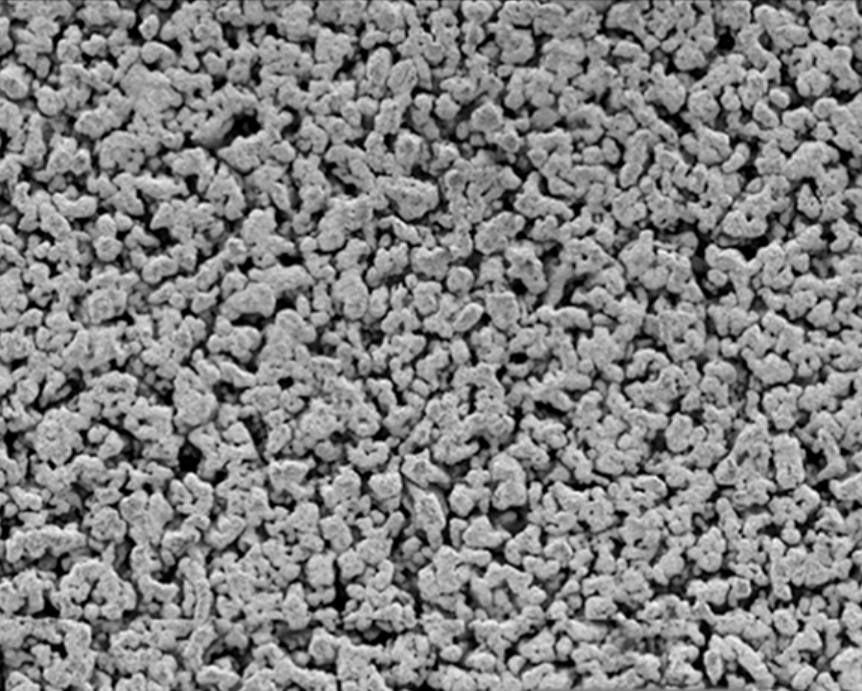
#> input picture data/ThickTiSinter_41p_270t_500mm.png, 862 x 691 px
$ python video.py
#> lines starting #> are read from the running program, lines starting #| are printed output that depends on the picture
### lens1.py
import numpy as np
import matplotlib.pyplot as plt
import matplotlib.patches as mpatches
import skimage as sk
from scipy.ndimage import center_of_mass, gaussian_filter, label
import time
import math
from typing import Optional

IMG1_1: np.ndarray = sk.io.imread('data/ThickTiSinter_41p_270t_500mm.png')
#> IMG1_1 is the input picture: shape (691, 862, 4); mean R, G, B, A 129.4, 129.4, 129.4, 255
IMG1_2: np.ndarray = sk.io.imread('data/ThickTiSinter_41p_270t_500mm.png')
IMG2_1: np.ndarray = sk.io.imread('data/ThinTiSinter_52p_40t_100mm.png')
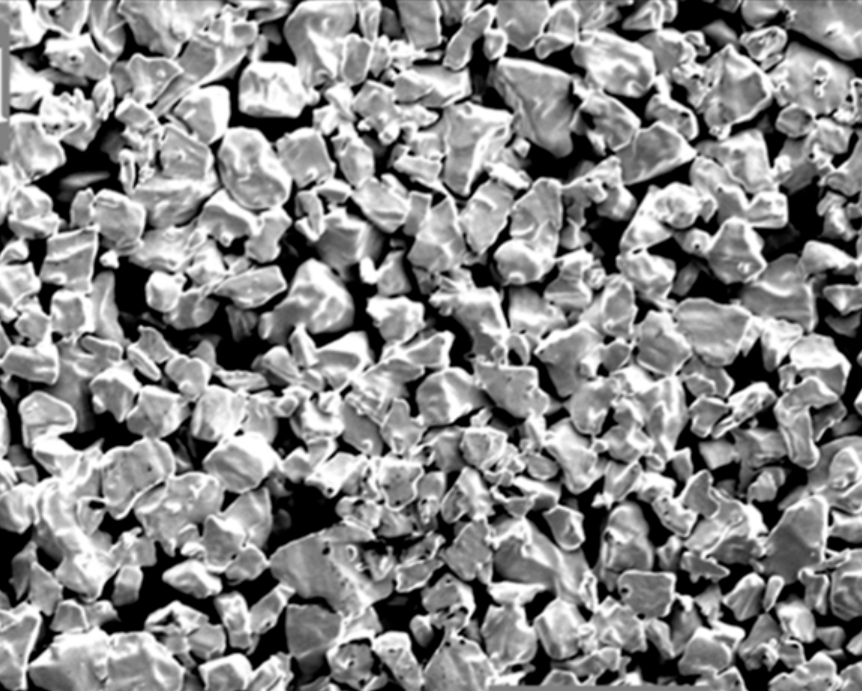
#> input picture data/ThinTiSinter_52p_40t_100mm.png, 862 x 691 px
#> IMG2_1 is the input picture: shape (691, 862, 4); mean R, G, B, A 136.3, 136.3, 136.3, 255
IMG2_2: np.ndarray = sk.io.imread('data/ThinTiSinter_52p_40t_500mm.png')
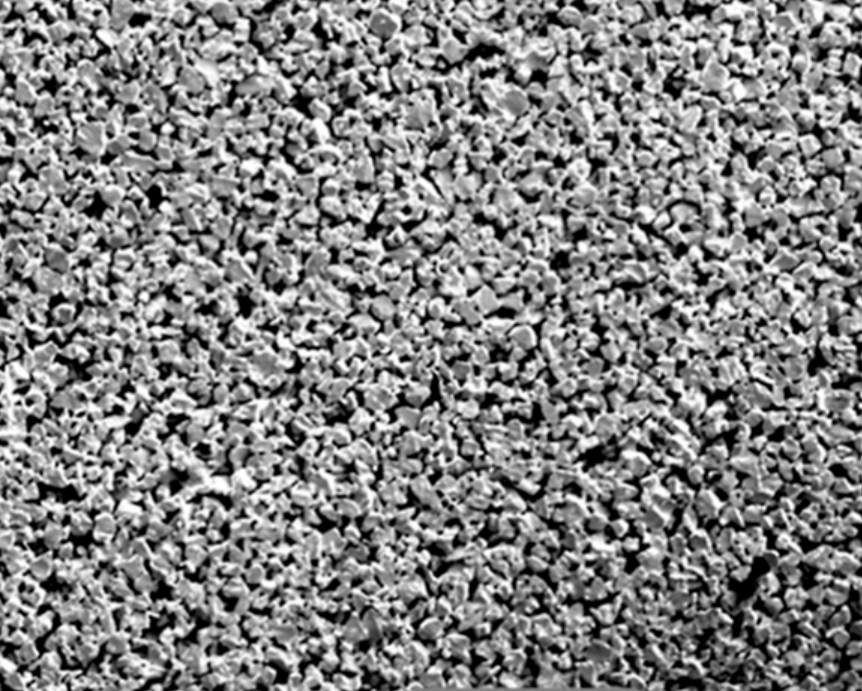
#> input picture data/ThinTiSinter_52p_40t_500mm.png, 862 x 691 px
#> IMG2_2 is the input picture: shape (691, 862, 4); mean R, G, B, A 131, 131, 131, 255
IMG3_1: np.ndarray = sk.io.imread('data/TiFelt_75p_100mm.png')
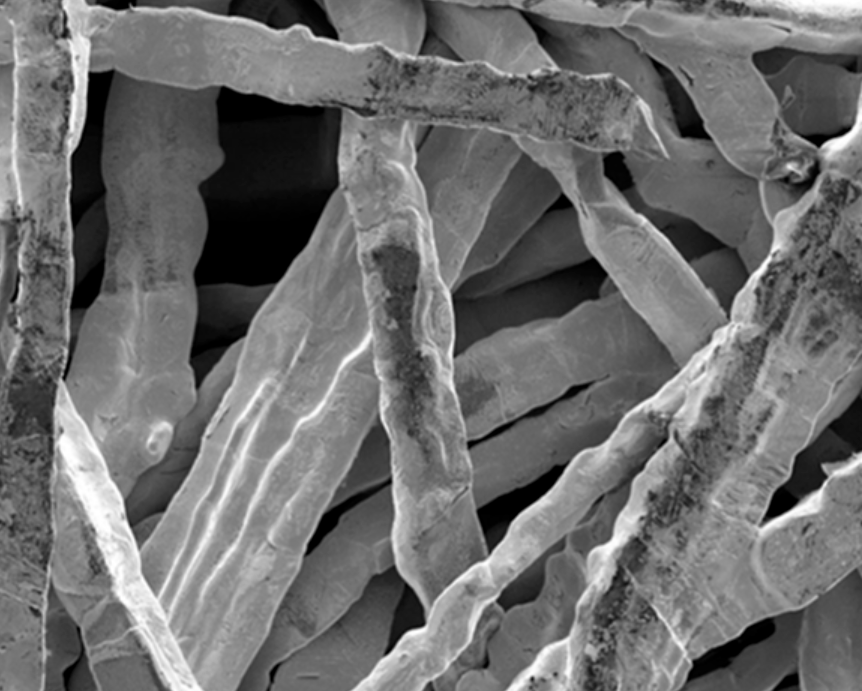
#> input picture data/TiFelt_75p_100mm.png, 862 x 691 px
#> IMG3_1 is the input picture: shape (691, 862, 4); mean R, G, B, A 110.2, 110.2, 110.2, 255
IMG3_2: np.ndarray = sk.io.imread('data/TiFelt_75p_500mm.png')
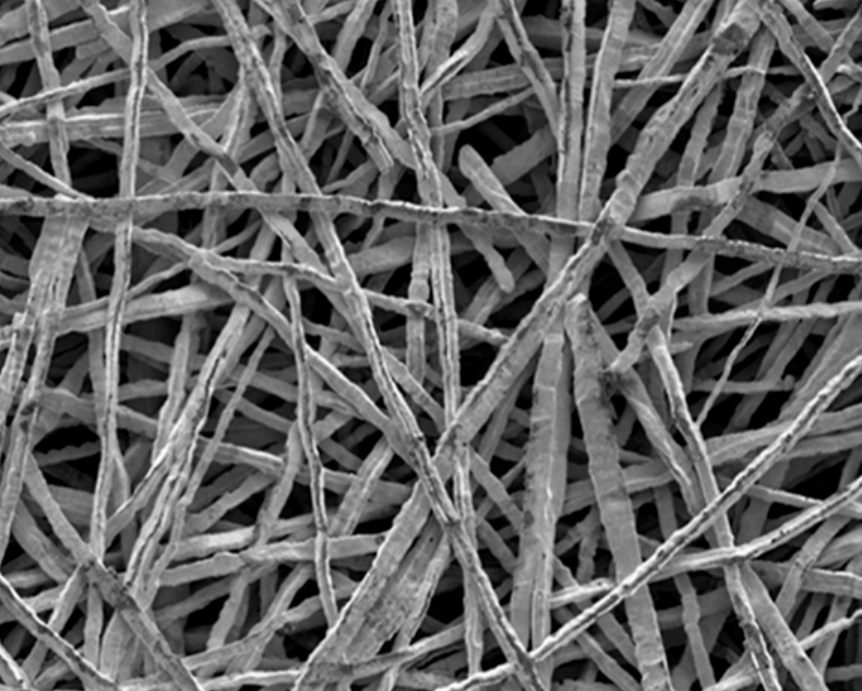
#> input picture data/TiFelt_75p_500mm.png, 862 x 691 px
#> IMG3_2 is the input picture: shape (691, 862, 4); mean R, G, B, A 100.1, 100.1, 100.1, 255

# Part 1: Thresholding methods

# [131 lines left out: functions otsu, multi_otsu, IoU, Dice, not called in this run]

class ptl_ccl:
    """
    Porous Transport Layer's Connected Components Labeling (PTL-CCL)
    """

    regions = []
    labels: Optional[np.ndarray] = None

    # [6 lines left out: function __init__, not called in this run]

    def pores(self) -> list:
        return self.regions

    def eccentricity(self, i: int) -> float:
        return self.regions[i].eccentricity

    def area(self, i: int) -> float:
        return self.regions[i].area

    def perimeter(self, i: int) -> float:
        return self.regions[i].perimeter

    def moments_hu(self, i: int) -> float:
        return self.regions[i].moments_hu

    def compactness(self, i: int) -> float:
        return (4 * math.pi * self.area(i)) / (self.perimeter(i) ** 2)

    # [31 lines left out: functions average_elongation, _render_plot, not called in this run]

    def show(self, max_labels: int = 20) -> None:
        fig, _ = self._render_plot(max_labels=max_labels)
        plt.show()

    # [93 lines left out: functions save, harris_corners, plot_harris_corners, main, not called in this run]


# [2 lines that do not run on import are left out]

### lens1_analysis.py
import openpyxl as op
import numpy as np
import skimage as sk
from pathlib import Path
from typing import Callable
from lens1 import harris_corners, otsu, ptl_ccl
from scipy.stats import pearsonr

# image_id,model_id,slice_index,z_position_um,r_large_um,porosity_target,porosity_actual,is_heterogeneous,K_x,K_y,K_z,tau_x,tau_y,tau_z,D_x,D_y,D_z,lambda_x,lambda_y,lambda_z,sigma_x,sigma_y,sigma_z,local_slice_porosity,slice_spacing_um,image_path

class ptl_dataset:
    xlsx: Path = Path()

    img_ids: list[str] = []
    model_ids: list[str] = []
    slice_idx: list[int] = []
    z_pos_um: list[int] = []
    r_lg_um: list[int] = []
    porosity_target: list[float] = []
    porosity_actual: list[float] = []
    is_heterogenous: list[bool] = []
    K_x: list[float] = []
    K_y: list[float] = []
    K_z: list[float] = []
    tau_x: list[float] = []
    tau_y: list[float] = []
    tau_z: list[float] = []
    D_x: list[float] = []
    D_y: list[float] = []
    D_z: list[float] = []
    lambda_x: list[float] = []
    lambda_y: list[float] = []
    lambda_z: list[float] = []
    sigma_x: list[float] = []
    sigma_y: list[float] = []
    sigma_z: list[float] = []
    local_slice_porosity: list[float] = []
    slice_spacing_um: list[float] = []
    img_path: list[str] = []
    images: list[np.ndarray] = []

    workbook: op.Workbook = op.Workbook()

    # [41 lines left out: functions _to_str, _to_int, _to_float, _to_bool, not called in this run]

    def __init__(self, xlsx: str, rows: int | None = None):
#> (the run stopped early here; a loop or call above may not have finished)
